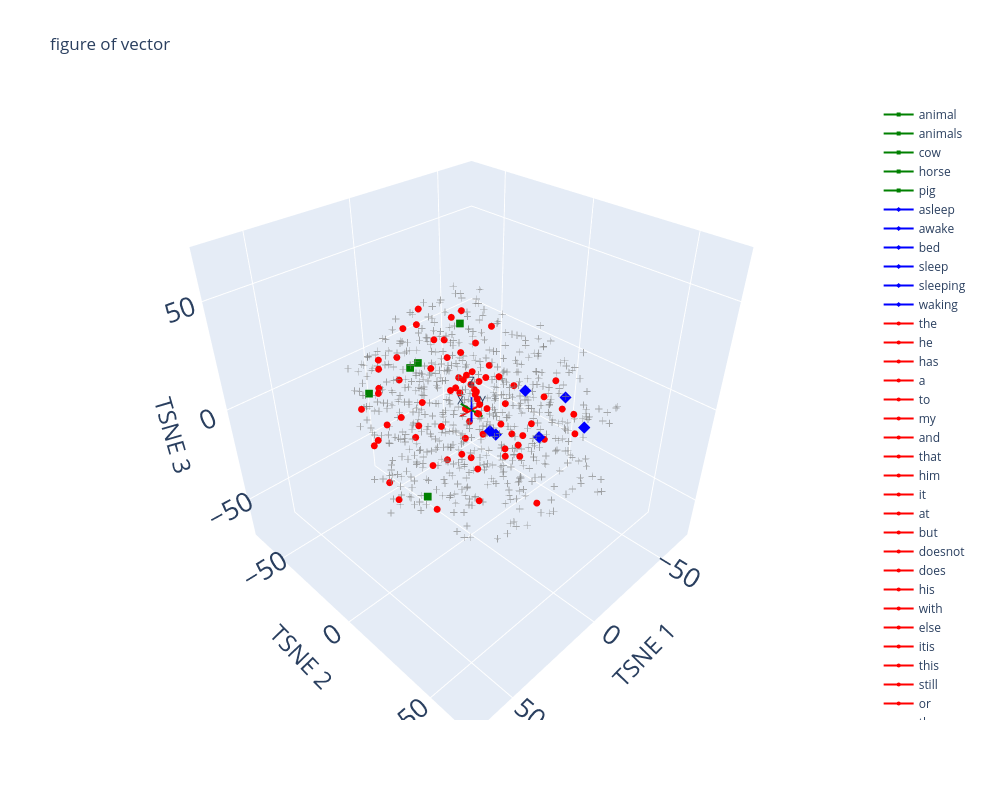
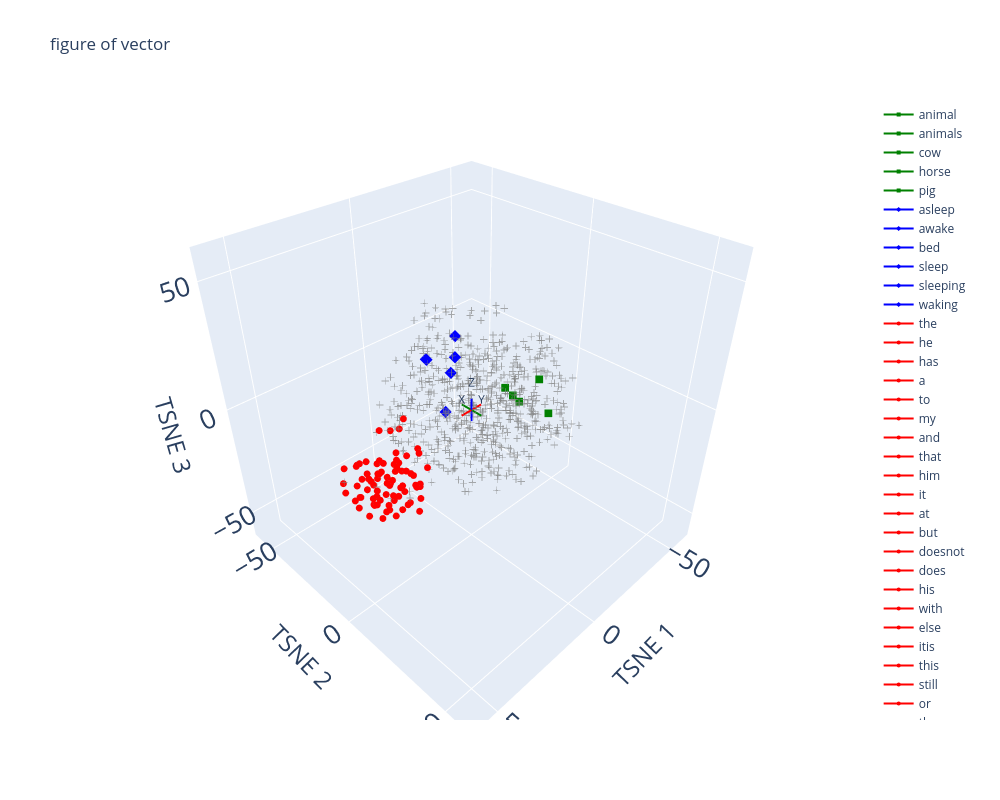

The code cell stored with these charts, in order, in its notebook:
### Code cell
born1 = None
born2 = None


fig = components_to_fig_3D(
    components=emb_pca1,
    encoder=encoder1,
    highlight_words=cluster1 + cluster2 + word_0_intonation_by_corpus[name_corpus],
    nb_neighbors=1, base_color=base_colors, default_point_opacity=0.65, default_point_color="gray",
    legend_axis_X="TSNE 1",
    legend_axis_Y="TSNE 2",
    legend_axis_Z="TSNE 3",
    text_point = ["e"],
    _min=born1, _max = born1,
    text_size=24,
    ticksize=18
)

fig.show()

fig = components_to_fig_3D(
    components=emb_pca2,
    encoder=encoder2,
    highlight_words=cluster1 + cluster2 + word_0_intonation_by_corpus[name_corpus],
    nb_neighbors=1, base_color=base_colors, default_point_opacity=0.65, default_point_color="gray",
    legend_axis_X="TSNE 1",
    legend_axis_Y="TSNE 2",
    legend_axis_Z="TSNE 3",
    text_point = ["aa"],
    _min=born2, _max = born2,
    text_size=24, ticksize=18
)

fig.show()

### Figure 1 — Plotly figure (JSON) as saved in the notebook; plotly's stock layout.template omitted (floating-point values rounded to 4 significant figures; data arrays with more than 128 entries replaced by an {"elided": "..."} marker saying what was removed)
{"data": [{"hovertemplate": "<b>%{hovertext}</b><br><br>x=%{x}<br>y=%{y}<br>z=%{z}<extra></extra>", "hovertext": {"elided": "716 str values"}, "legendgroup": "", "marker": {"color": "gray", "opacity": 0.65, "size": 4, "symbol": "cross"}, "mode": "markers", "name": "", "scene": "scene", "showlegend": false, "type": "scatter3d", "x": {"elided": "716 float values"}, "y": {"elided": "716 float values"}, "z": {"elided": "716 float values"}}, {"marker": {"color": "green", "size": 4, "symbol": "square"}, "name": "animal", "textposition": "top center", "type": "scatter3d", "x": [32.99], "y": [-24.96], "z": [12.1]}, {"marker": {"color": "green", "size": 4, "symbol": "square"}, "name": "animals", "textposition": "top center", "type": "scatter3d", "x": [29.3], "y": [3.853], "z": [-26.87]}, {"marker": {"color": "green", "size": 4, "symbol": "square"}, "name": "cow", "textposition": "top center", "type": "scatter3d", "x": [16.85], "y": [-17.94], "z": [20.16]}, {"marker": {"color": "green", "size": 4, "symbol": "square"}, "name": "horse", "textposition": "top center", "type": "scatter3d", "x": [9.163], "y": [-22.05], "z": [17.39]}, {"marker": {"color": "green", "size": 4, "symbol": "square"}, "name": "pig", "textposition": "top center", "type": "scatter3d", "x": [-4.804], "y": [-11.4], "z": [34.49]}, {"marker": {"color": "blue", "size": 4, "symbol": "diamond"}, "name": "asleep", "textposition": "top center", "type": "scatter3d", "x": [19.93], "y": [29.36], "z": [15.28]}, {"marker": {"color": "blue", "size": 4, "symbol": "diamond"}, "name": "awake", "textposition": "top center", "type": "scatter3d", "x": [-16.24], "y": [45.5], "z": [6.341]}, {"marker": {"color": "blue", "size": 4, "symbol": "diamond"}, "name": "bed", "textposition": "top center", "type": "scatter3d", "x": [-6.251], "y": [31.55], "z": [-0.5043]}, {"marker": {"color": "blue", "size": 4, "symbol": "diamond"}, "name": "sleep", "textposition": "top center", "type": "scatter3d", "x": [-3.573], "y": [25.52], "z": [20.05]}, {"marker": {"color": "blue", "size": 4, "symbol": "diamond"}, "name": "sleeping", "textposition": "top center", "type": "scatter3d", "x": [-17.34], "y": [34.55], "z": [14.67]}, {"marker": {"color": "blue", "size": 4, "symbol": "diamond"}, "name": "waking", "textposition": "top center", "type": "scatter3d", "x": [-21.42], "y": [-5.781], "z": [-27.34]}, {"marker": {"color": "red", "size": 4, "symbol": "circle"}, "name": "the", "textposition": "top center", "type": "scatter3d", "x": [-1.036], "y": [2.397], "z": [-0.9797]}, {"marker": {"color": "red", "size": 4, "symbol": "circle"}, "name": "he", "textposition": "top center", "type": "scatter3d", "x": [-6.965], "y": [12.44], "z": [5.94]}, {"marker": {"color": "red", "size": 4, "symbol": "circle"}, "name": "has", "textposition": "top center", "type": "scatter3d", "x": [-8.646], "y": [-5.729], "z": [2.331]}, {"marker": {"color": "red", "size": 4, "symbol": "circle"}, "name": "a", "textposition": "top center", "type": "scatter3d", "x": [-3.788], "y": [-10.83], "z": [1.643]}, {"marker": {"color": "red", "size": 4, "symbol": "circle"}, "name": "to", "textposition": "top center", "type": "scatter3d", "x": [4.238], "y": [7.376], "z": [11.19]}, {"marker": {"color": "red", "size": 4, "symbol": "circle"}, "name": "my", "textposition": "top center", "type": "scatter3d", "x": [-20.5], "y": [-26.68], "z": [28.69]}, {"marker": {"color": "red", "size": 4, "symbol": "circle"}, "name": "and", "textposition": "top center", "type": "scatter3d", "x": [-1.601], "y": [-5.274], "z": [-2.678]}, {"marker": {"color": "red", "size": 4, "symbol": "circle"}, "name": "that", "textposition": "top center", "type": "scatter3d", "x": [-4.392], "y": [-2.688], "z": [6.825]}, {"marker": {"color": "red", "size": 4, "symbol": "circle"}, "name": "him", "textposition": "top center", "type": "scatter3d", "x": [14.1], "y": [-3.332], "z": [-2.802]}, {"marker": {"color": "red", "size": 4, "symbol": "circle"}, "name": "it", "textposition": "top center", "type": "scatter3d", "x": [-11.38], "y": [-11.76], "z": [1.969]}, {"marker": {"color": "red", "size": 4, "symbol": "circle"}, "name": "at", "textposition": "top center", "type": "scatter3d", "x": [-6.011], "y": [-12.4], "z": [19.97]}, {"marker": {"color": "red", "size": 4, "symbol": "circle"}, "name": "but", "textposition": "top center", "type": "scatter3d", "x": [1.537], "y": [-5.906], "z": [14.02]}, {"marker": {"color": "red", "size": 4, "symbol": "circle"}, "name": "doesnot", "textposition": "top center", "type": "scatter3d", "x": [8.385], "y": [35.44], "z": [10.24]}, {"marker": {"color": "red", "size": 4, "symbol": "circle"}, "name": "does", "textposition": "top center", "type": "scatter3d", "x": [11.03], "y": [-19.69], "z": [36.85]}, {"marker": {"color": "red", "size": 4, "symbol": "circle"}, "name": "his", "textposition": "top center", "type": "scatter3d", "x": [-8.019], "y": [15.67], "z": [-8.314]}, {"marker": {"color": "red", "size": 4, "symbol": "circle"}, "name": "with", "textposition": "top center", "type": "scatter3d", "x": [-5.196], "y": [11.92], "z": [-3.725]}, {"marker": {"color": "red", "size": 4, "symbol": "circle"}, "name": "else", "textposition": "top center", "type": "scatter3d", "x": [4.088], "y": [8.118], "z": [4.228]}, {"marker": {"color": "red", "size": 4, "symbol": "circle"}, "name": "itis", "textposition": "top center", "type": "scatter3d", "x": [-6.407], "y": [-11.37], "z": [6.842]}, {"marker": {"color": "red", "size": 4, "symbol": "circle"}, "name": "this", "textposition": "top center", "type": "scatter3d", "x": [-15.76], "y": [-28.05], "z": [26.74]}, {"marker": {"color": "red", "size": 4, "symbol": "circle"}, "name": "still", "textposition": "top center", "type": "scatter3d", "x": [-11.26], "y": [-2.817], "z": [9.659]}, {"marker": {"color": "red", "size": 4, "symbol": "circle"}, "name": "or", "textposition": "top center", "type": "scatter3d", "x": [22.57], "y": [39.44], "z": [14.08]}, {"marker": {"color": "red", "size": 4, "symbol": "circle"}, "name": "they", "textposition": "top center", "type": "scatter3d", "x": [30.04], "y": [8.723], "z": [-7.157]}, {"marker": {"color": "red", "size": 4, "symbol": "circle"}, "name": "how", "textposition": "top center", "type": "scatter3d", "x": [2.592], "y": [-21.64], "z": [11.92]}, {"marker": {"color": "red", "size": 4, "symbol": "circle"}, "name": "your", "textposition": "top center", "type": "scatter3d", "x": [29.93], "y": [-20.32], "z": [-33.73]}, {"marker": {"color": "red", "size": 4, "symbol": "circle"}, "name": "for", "textposition": "top center", "type": "scatter3d", "x": [6.917], "y": [4.079], "z": [22.16]}, {"marker": {"color": "red", "size": 4, "symbol": "circle"}, "name": "them", "textposition": "top center", "type": "scatter3d", "x": [16.25], "y": [12.82], "z": [1.016]}, {"marker": {"color": "red", "size": 4, "symbol": "circle"}, "name": "our", "textposition": "top center", "type": "scatter3d", "x": [-7.461], "y": [-22.28], "z": [12.69]}, {"marker": {"color": "red", "size": 4, "symbol": "circle"}, "name": "do", "textposition": "top center", "type": "scatter3d", "x": [30.45], "y": [-21.63], "z": [14.96]}, {"marker": {"color": "red", "size": 4, "symbol": "circle"}, "name": "i", "textposition": "top center", "type": "scatter3d", "x": [21.03], "y": [-20.24], "z": [15.24]}, {"marker": {"color": "red", "size": 4, "symbol": "circle"}, "name": "was", "textposition": "top center", "type": "scatter3d", "x": [3.916], "y": [18.5], "z": [26.64]}, {"marker": {"color": "red", "size": 4, "symbol": "circle"}, "name": "themselves", "textposition": "top center", "type": "scatter3d", "x": [21.88], "y": [26.11], "z": [-19.67]}, {"marker": {"color": "red", "size": 4, "symbol": "circle"}, "name": "from", "textposition": "top center", "type": "scatter3d", "x": [-22.55], "y": [3.031], "z": [3.062]}, {"marker": {"color": "red", "size": 4, "symbol": "circle"}, "name": "their", "textposition": "top center", "type": "scatter3d", "x": [32.15], "y": [35.26], "z": [7.948]}, {"marker": {"color": "red", "size": 4, "symbol": "circle"}, "name": "through", "textposition": "top center", "type": "scatter3d", "x": [23.46], "y": [-8.849], "z": [-6.38]}, {"marker": {"color": "red", "size": 4, "symbol": "circle"}, "name": "of", "textposition": "top center", "type": "scatter3d", "x": [14.93], "y": [9.344], "z": [-9.685]}, {"marker": {"color": "red", "size": 4, "symbol": "circle"}, "name": "just", "textposition": "top center", "type": "scatter3d", "x": [6.513], "y": [-2.552], "z": [12.9]}, {"marker": {"color": "red", "size": 4, "symbol": "circle"}, "name": "too", "textposition": "top center", "type": "scatter3d", "x": [7.823], "y": [9.843], "z": [16.22]}, {"marker": {"color": "red", "size": 4, "symbol": "circle"}, "name": "really", "textposition": "top center", "type": "scatter3d", "x": [-10.43], "y": [23.82], "z": [-0.0667]}, {"marker": {"color": "red", "size": 4, "symbol": "circle"}, "name": "as", "textposition": "top center", "type": "scatter3d", "x": [-3.813], "y": [-4.055], "z": [-29.82]}, {"marker": {"color": "red", "size": 4, "symbol": "circle"}, "name": "by", "textposition": "top center", "type": "scatter3d", "x": [-3.501], "y": [3.381], "z": [-12.59]}, {"marker": {"color": "red", "size": 4, "symbol": "circle"}, "name": "into", "textposition": "top center", "type": "scatter3d", "x": [-10.35], "y": [31.07], "z": [-4.046]}, {"marker": {"color": "red", "size": 4, "symbol": "circle"}, "name": "even", "textposition": "top center", "type": "scatter3d", "x": [-19.49], "y": [31.86], "z": [6.688]}, {"marker": {"color": "red", "size": 4, "symbol": "circle"}, "name": "already", "textposition": "top center", "type": "scatter3d", "x": [-25.85], "y": [34.67], "z": [-7.636]}, {"marker": {"color": "red", "size": 4, "symbol": "circle"}, "name": "she", "textposition": "top center", "type": "scatter3d", "x": [1.987], "y": [27.94], "z": [-1.907]}, {"marker": {"color": "red", "size": 4, "symbol": "circle"}, "name": "her", "textposition": "top center", "type": "scatter3d", "x": [11.35], "y": [36.96], "z": [2.871]}, {"marker": {"color": "red", "size": 4, "symbol": "circle"}, "name": "not", "textposition": "top center", "type": "scatter3d", "x": [13.57], "y": [1.945], "z": [17.11]}, {"marker": {"color": "red", "size": 4, "symbol": "circle"}, "name": "must", "textposition": "top center", "type": "scatter3d", "x": [3.137], "y": [40.07], "z": [-24.0]}, {"marker": {"color": "red", "size": 4, "symbol": "circle"}, "name": "be", "textposition": "top center", "type": "scatter3d", "x": [6.442], "y": [14.93], "z": [11.4]}, {"marker": {"color": "red", "size": 4, "symbol": "circle"}, "name": "thatis", "textposition": "top center", "type": "scatter3d", "x": [28.64], "y": [8.682], "z": [-31.21]}, {"marker": {"color": "red", "size": 4, "symbol": "circle"}, "name": "those", "textposition": "top center", "type": "scatter3d", "x": [16.19], "y": [34.0], "z": [3.994]}, {"marker": {"color": "red", "size": 4, "symbol": "circle"}, "name": "we", "textposition": "top center", "type": "scatter3d", "x": [45.65], "y": [2.038], "z": [17.2]}, {"marker": {"color": "red", "size": 4, "symbol": "circle"}, "name": "others", "textposition": "top center", "type": "scatter3d", "x": [6.117], "y": [-8.852], "z": [-28.07]}, {"marker": {"color": "red", "size": 4, "symbol": "circle"}, "name": "did", "textposition": "top center", "type": "scatter3d", "x": [27.48], "y": [-26.18], "z": [8.952]}, {"marker": {"color": "red", "size": 4, "symbol": "circle"}, "name": "because", "textposition": "top center", "type": "scatter3d", "x": [-27.37], "y": [15.97], "z": [1.159]}, {"marker": {"color": "red", "size": 4, "symbol": "circle"}, "name": "us", "textposition": "top center", "type": "scatter3d", "x": [-9.428], "y": [44.86], "z": [15.77]}, {"marker": {"color": "red", "size": 4, "symbol": "circle"}, "name": "an", "textposition": "top center", "type": "scatter3d", "x": [12.87], "y": [17.17], "z": [17.6]}, {"marker": {"color": "red", "size": 4, "symbol": "circle"}, "name": "would", "textposition": "top center", "type": "scatter3d", "x": [52.03], "y": [4.477], "z": [14.89]}, {"marker": {"color": "red", "size": 4, "symbol": "circle"}, "name": "were", "textposition": "top center", "type": "scatter3d", "x": [9.487], "y": [-30.13], "z": [30.36]}, {"marker": {"color": "red", "size": 4, "symbol": "circle"}, "name": "giving", "textposition": "top center", "type": "scatter3d", "x": [-30.58], "y": [-19.25], "z": [-0.07156]}, {"marker": {"color": "red", "size": 4, "symbol": "circle"}, "name": "shall", "textposition": "top center", "type": "scatter3d", "x": [40.24], "y": [3.742], "z": [18.7]}, {"marker": {"color": "red", "size": 4, "symbol": "circle"}, "name": "compared", "textposition": "top center", "type": "scatter3d", "x": [-11.61], "y": [-28.39], "z": [17.19]}, {"marker": {"color": "red", "size": 4, "symbol": "circle"}, "name": "its", "textposition": "top center", "type": "scatter3d", "x": [-17.58], "y": [-12.99], "z": [0.074]}, {"marker": {"color": "red", "size": 4, "symbol": "circle"}, "name": "while", "textposition": "top center", "type": "scatter3d", "x": [-2.371], "y": [-0.1668], "z": [31.03]}, {"marker": {"color": "red", "size": 4, "symbol": "circle"}, "name": "if", "textposition": "top center", "type": "scatter3d", "x": [34.85], "y": [7.042], "z": [13.79]}, {"marker": {"color": "red", "size": 4, "symbol": "circle"}, "name": "will", "textposition": "top center", "type": "scatter3d", "x": [34.01], "y": [8.692], "z": [24.72]}, {"marker": {"color": "red", "size": 4, "symbol": "circle"}, "name": "along", "textposition": "top center", "type": "scatter3d", "x": [-4.892], "y": [-27.51], "z": [20.35]}, {"marker": {"color": "red", "size": 4, "symbol": "circle"}, "name": "some", "textposition": "top center", "type": "scatter3d", "x": [3.019], "y": [-57.15], "z": [0.8493]}, {"marker": {"color": "red", "size": 4, "symbol": "circle"}, "name": "kind", "textposition": "top center", "type": "scatter3d", "x": [-0.8158], "y": [-48.32], "z": [4.414]}, {"marker": {"color": "red", "size": 4, "symbol": "circle"}, "name": "youre", "textposition": "top center", "type": "scatter3d", "x": [-3.157], "y": [-34.76], "z": [32.89]}, {"marker": {"color": "red", "size": 4, "symbol": "circle"}, "name": "pieces", "textposition": "top center", "type": "scatter3d", "x": [11.35], "y": [-46.34], "z": [4.474]}, {"marker": {"color": "red", "size": 4, "symbol": "circle"}, "name": "keep", "textposition": "top center", "type": "scatter3d", "x": [-2.975], "y": [7.705], "z": [41.32]}, {"marker": {"color": "red", "size": 4, "symbol": "circle"}, "name": "many", "textposition": "top center", "type": "scatter3d", "x": [46.85], "y": [7.372], "z": [-15.1]}, {"marker": {"color": "red", "size": 4, "symbol": "circle"}, "name": "gave", "textposition": "top center", "type": "scatter3d", "x": [-30.08], "y": [-29.69], "z": [-7.931]}, {"marker": {"color": "red", "size": 4, "symbol": "circle"}, "name": "then", "textposition": "top center", "type": "scatter3d", "x": [-15.88], "y": [-17.21], "z": [-22.93]}, {"marker": {"color": "red", "size": 4, "symbol": "circle"}, "name": "only", "textposition": "top center", "type": "scatter3d", "x": [34.68], "y": [-22.4], "z": [-12.0]}, {"marker": {"color": "red", "size": 4, "symbol": "circle"}, "name": "when", "textposition": "top center", "type": "scatter3d", "x": [48.04], "y": [-9.612], "z": [19.57]}, {"marker": {"color": "red", "size": 4, "symbol": "circle"}, "name": "almost", "textposition": "top center", "type": "scatter3d", "x": [-40.33], "y": [11.66], "z": [1.341]}, {"line": {"color": "red", "width": 4}, "mode": "lines", "name": "axis X", "type": "scatter3d", "x": [-6.408, 6.408], "y": [0, 0], "z": [0, 0]}, {"line": {"color": "green", "width": 4}, "mode": "lines", "name": "axis Y", "type": "scatter3d", "x": [0, 0], "y": [-6.408, 6.408], "z": [0, 0]}, {"line": {"color": "blue", "width": 4}, "mode": "lines", "name": "axis Z", "type": "scatter3d", "x": [0, 0], "y": [0, 0], "z": [-6.408, 6.408]}, {"line": {"color": "red", "width": 6}, "mode": "lines", "showlegend": false, "type": "scatter3d", "x": [6.408, 6.356], "y": [0, 0], "z": [0, 0]}, {"line": {"color": "green", "width": 6}, "mode": "lines", "showlegend": false, "type": "scatter3d", "x": [0, 0], "y": [6.408, 6.356], "z": [0, 0]}, {"line": {"color": "blue", "width": 6}, "mode": "lines", "showlegend": false, "type": "scatter3d", "x": [0, 0], "y": [0, 0], "z": [6.408, 6.356]}, {"mode": "text", "showlegend": false, "text": ["X"], "textposition": "top center", "type": "scatter3d", "x": [6.408], "y": [0], "z": [0]}, {"mode": "text", "showlegend": false, "text": ["Y"], "textposition": "top center", "type": "scatter3d", "x": [0], "y": [6.408], "z": [0]}, {"mode": "text", "showlegend": false, "text": ["Z"], "textposition": "top center", "type": "scatter3d", "x": [0], "y": [0], "z": [6.408]}], "layout": {"height": 800, "legend": {"tracegroupgap": 0}, "scene": {"aspectmode": "cube", "bgcolor": "white", "domain": {"x": [0, 1], "y": [0, 1]}, "xaxis": {"nticks": 4, "range": [-71.75, 71.75], "tickfont": {"size": 18}, "title": {"font": {"size": 24}, "text": "TSNE 1"}}, "yaxis": {"nticks": 4, "range": [-71.75, 71.75], "tickfont": {"size": 18}, "title": {"font": {"size": 24}, "text": "TSNE 2"}}, "zaxis": {"nticks": 4, "range": [-71.75, 71.75], "tickfont": {"size": 18}, "title": {"font": {"size": 24}, "text": "TSNE 3"}}}, "title": {"text": "figure of vector"}, "width": 1000}}

### Figure 2 — Plotly figure (JSON) as saved in the notebook; plotly's stock layout.template omitted (floating-point values rounded to 4 significant figures; data arrays with more than 128 entries replaced by an {"elided": "..."} marker saying what was removed)
{"data": [{"hovertemplate": "<b>%{hovertext}</b><br><br>x=%{x}<br>y=%{y}<br>z=%{z}<extra></extra>", "hovertext": {"elided": "716 str values"}, "legendgroup": "", "marker": {"color": "gray", "opacity": 0.65, "size": 4, "symbol": "cross"}, "mode": "markers", "name": "", "scene": "scene", "showlegend": false, "type": "scatter3d", "x": {"elided": "716 float values"}, "y": {"elided": "716 float values"}, "z": {"elided": "716 float values"}}, {"marker": {"color": "green", "size": 4, "symbol": "square"}, "name": "animal", "textposition": "top center", "type": "scatter3d", "x": [-31.18], "y": [4.809], "z": [1.015]}, {"marker": {"color": "green", "size": 4, "symbol": "square"}, "name": "animals", "textposition": "top center", "type": "scatter3d", "x": [-34.83], "y": [7.457], "z": [-15.17]}, {"marker": {"color": "green", "size": 4, "symbol": "square"}, "name": "cow", "textposition": "top center", "type": "scatter3d", "x": [-35.31], "y": [-11.67], "z": [-16.15]}, {"marker": {"color": "green", "size": 4, "symbol": "square"}, "name": "horse", "textposition": "top center", "type": "scatter3d", "x": [-35.23], "y": [-8.078], "z": [-17.42]}, {"marker": {"color": "green", "size": 4, "symbol": "square"}, "name": "pig", "textposition": "top center", "type": "scatter3d", "x": [-25.43], "y": [-7.104], "z": [-5.673]}, {"marker": {"color": "blue", "size": 4, "symbol": "diamond"}, "name": "asleep", "textposition": "top center", "type": "scatter3d", "x": [-4.858], "y": [-13.35], "z": [14.18]}, {"marker": {"color": "blue", "size": 4, "symbol": "diamond"}, "name": "awake", "textposition": "top center", "type": "scatter3d", "x": [-2.153], "y": [-26.28], "z": [8.869]}, {"marker": {"color": "blue", "size": 4, "symbol": "diamond"}, "name": "bed", "textposition": "top center", "type": "scatter3d", "x": [-11.58], "y": [-20.18], "z": [17.47]}, {"marker": {"color": "blue", "size": 4, "symbol": "diamond"}, "name": "sleep", "textposition": "top center", "type": "scatter3d", "x": [7.231], "y": [-15.06], "z": [17.6]}, {"marker": {"color": "blue", "size": 4, "symbol": "diamond"}, "name": "sleeping", "textposition": "top center", "type": "scatter3d", "x": [-6.769], "y": [-17.71], "z": [4.698]}, {"marker": {"color": "blue", "size": 4, "symbol": "diamond"}, "name": "waking", "textposition": "top center", "type": "scatter3d", "x": [-7.036], "y": [-21.38], "z": [-15.1]}, {"marker": {"color": "red", "size": 4, "symbol": "circle"}, "name": "the", "textposition": "top center", "type": "scatter3d", "x": [28.27], "y": [-11.28], "z": [-0.1818]}, {"marker": {"color": "red", "size": 4, "symbol": "circle"}, "name": "he", "textposition": "top center", "type": "scatter3d", "x": [28.7], "y": [-5.685], "z": [3.772]}, {"marker": {"color": "red", "size": 4, "symbol": "circle"}, "name": "has", "textposition": "top center", "type": "scatter3d", "x": [35.71], "y": [-0.7992], "z": [-4.714]}, {"marker": {"color": "red", "size": 4, "symbol": "circle"}, "name": "a", "textposition": "top center", "type": "scatter3d", "x": [29.33], "y": [-1.88], "z": [-5.278]}, {"marker": {"color": "red", "size": 4, "symbol": "circle"}, "name": "to", "textposition": "top center", "type": "scatter3d", "x": [31.36], "y": [0.2448], "z": [12.34]}, {"marker": {"color": "red", "size": 4, "symbol": "circle"}, "name": "my", "textposition": "top center", "type": "scatter3d", "x": [39.55], "y": [15.8], "z": [-12.43]}, {"marker": {"color": "red", "size": 4, "symbol": "circle"}, "name": "and", "textposition": "top center", "type": "scatter3d", "x": [31.86], "y": [-4.329], "z": [-3.956]}, {"marker": {"color": "red", "size": 4, "symbol": "circle"}, "name": "that", "textposition": "top center", "type": "scatter3d", "x": [33.97], "y": [6.897], "z": [-5.971]}, {"marker": {"color": "red", "size": 4, "symbol": "circle"}, "name": "him", "textposition": "top center", "type": "scatter3d", "x": [44.75], "y": [6.782], "z": [-14.35]}, {"marker": {"color": "red", "size": 4, "symbol": "circle"}, "name": "it", "textposition": "top center", "type": "scatter3d", "x": [28.86], "y": [3.628], "z": [0.6351]}, {"marker": {"color": "red", "size": 4, "symbol": "circle"}, "name": "at", "textposition": "top center", "type": "scatter3d", "x": [34.09], "y": [3.387], "z": [-6.099]}, {"marker": {"color": "red", "size": 4, "symbol": "circle"}, "name": "but", "textposition": "top center", "type": "scatter3d", "x": [37.39], "y": [8.614], "z": [-14.7]}, {"marker": {"color": "red", "size": 4, "symbol": "circle"}, "name": "doesnot", "textposition": "top center", "type": "scatter3d", "x": [43.08], "y": [7.449], "z": [-10.84]}, {"marker": {"color": "red", "size": 4, "symbol": "circle"}, "name": "does", "textposition": "top center", "type": "scatter3d", "x": [38.23], "y": [-6.917], "z": [-6.562]}, {"marker": {"color": "red", "size": 4, "symbol": "circle"}, "name": "his", "textposition": "top center", "type": "scatter3d", "x": [35.46], "y": [-7.849], "z": [5.499]}, {"marker": {"color": "red", "size": 4, "symbol": "circle"}, "name": "with", "textposition": "top center", "type": "scatter3d", "x": [31.38], "y": [6.994], "z": [-11.2]}, {"marker": {"color": "red", "size": 4, "symbol": "circle"}, "name": "else", "textposition": "top center", "type": "scatter3d", "x": [50.8], "y": [13.24], "z": [-6.946]}, {"marker": {"color": "red", "size": 4, "symbol": "circle"}, "name": "itis", "textposition": "top center", "type": "scatter3d", "x": [36.07], "y": [10.84], "z": [-7.338]}, {"marker": {"color": "red", "size": 4, "symbol": "circle"}, "name": "this", "textposition": "top center", "type": "scatter3d", "x": [36.03], "y": [12.55], "z": [-11.18]}, {"marker": {"color": "red", "size": 4, "symbol": "circle"}, "name": "still", "textposition": "top center", "type": "scatter3d", "x": [46.44], "y": [4.42], "z": [-10.5]}, {"marker": {"color": "red", "size": 4, "symbol": "circle"}, "name": "or", "textposition": "top center", "type": "scatter3d", "x": [46.98], "y": [9.598], "z": [-9.052]}, {"marker": {"color": "red", "size": 4, "symbol": "circle"}, "name": "they", "textposition": "top center", "type": "scatter3d", "x": [40.33], "y": [5.566], "z": [-1.224]}, {"marker": {"color": "red", "size": 4, "symbol": "circle"}, "name": "how", "textposition": "top center", "type": "scatter3d", "x": [37.67], "y": [14.42], "z": [-3.89]}, {"marker": {"color": "red", "size": 4, "symbol": "circle"}, "name": "your", "textposition": "top center", "type": "scatter3d", "x": [51.06], "y": [15.15], "z": [6.116]}, {"marker": {"color": "red", "size": 4, "symbol": "circle"}, "name": "for", "textposition": "top center", "type": "scatter3d", "x": [44.18], "y": [7.146], "z": [-3.888]}, {"marker": {"color": "red", "size": 4, "symbol": "circle"}, "name": "them", "textposition": "top center", "type": "scatter3d", "x": [41.56], "y": [4.111], "z": [-6.541]}, {"marker": {"color": "red", "size": 4, "symbol": "circle"}, "name": "our", "textposition": "top center", "type": "scatter3d", "x": [38.13], "y": [10.77], "z": [-0.3705]}, {"marker": {"color": "red", "size": 4, "symbol": "circle"}, "name": "do", "textposition": "top center", "type": "scatter3d", "x": [39.07], "y": [-0.709], "z": [-8.227]}, {"marker": {"color": "red", "size": 4, "symbol": "circle"}, "name": "i", "textposition": "top center", "type": "scatter3d", "x": [32.53], "y": [-1.021], "z": [-9.626]}, {"marker": {"color": "red", "size": 4, "symbol": "circle"}, "name": "was", "textposition": "top center", "type": "scatter3d", "x": [45.82], "y": [11.44], "z": [-13.21]}, {"marker": {"color": "red", "size": 4, "symbol": "circle"}, "name": "themselves", "textposition": "top center", "type": "scatter3d", "x": [56.04], "y": [7.295], "z": [-1.383]}, {"marker": {"color": "red", "size": 4, "symbol": "circle"}, "name": "from", "textposition": "top center", "type": "scatter3d", "x": [39.01], "y": [4.916], "z": [2.289]}, {"marker": {"color": "red", "size": 4, "symbol": "circle"}, "name": "their", "textposition": "top center", "type": "scatter3d", "x": [51.46], "y": [-0.4009], "z": [-4.278]}, {"marker": {"color": "red", "size": 4, "symbol": "circle"}, "name": "through", "textposition": "top center", "type": "scatter3d", "x": [45.84], "y": [11.02], "z": [1.618]}, {"marker": {"color": "red", "size": 4, "symbol": "circle"}, "name": "of", "textposition": "top center", "type": "scatter3d", "x": [36.62], "y": [2.952], "z": [-1.372]}, {"marker": {"color": "red", "size": 4, "symbol": "circle"}, "name": "just", "textposition": "top center", "type": "scatter3d", "x": [38.82], "y": [4.466], "z": [-13.6]}, {"marker": {"color": "red", "size": 4, "symbol": "circle"}, "name": "too", "textposition": "top center", "type": "scatter3d", "x": [53.33], "y": [12.19], "z": [-3.05]}, {"marker": {"color": "red", "size": 4, "symbol": "circle"}, "name": "really", "textposition": "top center", "type": "scatter3d", "x": [50.89], "y": [4.225], "z": [-3.354]}, {"marker": {"color": "red", "size": 4, "symbol": "circle"}, "name": "as", "textposition": "top center", "type": "scatter3d", "x": [41.52], "y": [-0.8935], "z": [0.1473]}, {"marker": {"color": "red", "size": 4, "symbol": "circle"}, "name": "by", "textposition": "top center", "type": "scatter3d", "x": [38.66], "y": [5.648], "z": [-9.176]}, {"marker": {"color": "red", "size": 4, "symbol": "circle"}, "name": "into", "textposition": "top center", "type": "scatter3d", "x": [45.27], "y": [-0.09204], "z": [-7.522]}, {"marker": {"color": "red", "size": 4, "symbol": "circle"}, "name": "even", "textposition": "top center", "type": "scatter3d", "x": [49.19], "y": [4.526], "z": [-8.013]}, {"marker": {"color": "red", "size": 4, "symbol": "circle"}, "name": "already", "textposition": "top center", "type": "scatter3d", "x": [54.9], "y": [4.525], "z": [-8.349]}, {"marker": {"color": "red", "size": 4, "symbol": "circle"}, "name": "she", "textposition": "top center", "type": "scatter3d", "x": [46.51], "y": [0.7212], "z": [-14.76]}, {"marker": {"color": "red", "size": 4, "symbol": "circle"}, "name": "her", "textposition": "top center", "type": "scatter3d", "x": [43.73], "y": [-1.028], "z": [-14.1]}, {"marker": {"color": "red", "size": 4, "symbol": "circle"}, "name": "not", "textposition": "top center", "type": "scatter3d", "x": [47.74], "y": [0.4367], "z": [-0.9366]}, {"marker": {"color": "red", "size": 4, "symbol": "circle"}, "name": "must", "textposition": "top center", "type": "scatter3d", "x": [51.39], "y": [4.626], "z": [-14.14]}, {"marker": {"color": "red", "size": 4, "symbol": "circle"}, "name": "be", "textposition": "top center", "type": "scatter3d", "x": [52.05], "y": [8.933], "z": [-6.218]}, {"marker": {"color": "red", "size": 4, "symbol": "circle"}, "name": "thatis", "textposition": "top center", "type": "scatter3d", "x": [50.59], "y": [-3.782], "z": [-13.42]}, {"marker": {"color": "red", "size": 4, "symbol": "circle"}, "name": "those", "textposition": "top center", "type": "scatter3d", "x": [40.59], "y": [-4.115], "z": [-9.96]}, {"marker": {"color": "red", "size": 4, "symbol": "circle"}, "name": "we", "textposition": "top center", "type": "scatter3d", "x": [40.35], "y": [8.87], "z": [-5.308]}, {"marker": {"color": "red", "size": 4, "symbol": "circle"}, "name": "others", "textposition": "top center", "type": "scatter3d", "x": [45.72], "y": [4.395], "z": [0.3127]}, {"marker": {"color": "red", "size": 4, "symbol": "circle"}, "name": "did", "textposition": "top center", "type": "scatter3d", "x": [49.65], "y": [10.82], "z": [7.143]}, {"marker": {"color": "red", "size": 4, "symbol": "circle"}, "name": "because", "textposition": "top center", "type": "scatter3d", "x": [43.31], "y": [0.07463], "z": [-3.767]}, {"marker": {"color": "red", "size": 4, "symbol": "circle"}, "name": "us", "textposition": "top center", "type": "scatter3d", "x": [50.37], "y": [-0.6367], "z": [-9.999]}, {"marker": {"color": "red", "size": 4, "symbol": "circle"}, "name": "an", "textposition": "top center", "type": "scatter3d", "x": [45.69], "y": [14.88], "z": [-8.303]}, {"marker": {"color": "red", "size": 4, "symbol": "circle"}, "name": "would", "textposition": "top center", "type": "scatter3d", "x": [50.66], "y": [5.263], "z": [1.568]}, {"marker": {"color": "red", "size": 4, "symbol": "circle"}, "name": "were", "textposition": "top center", "type": "scatter3d", "x": [50.43], "y": [-8.347], "z": [-2.405]}, {"marker": {"color": "red", "size": 4, "symbol": "circle"}, "name": "giving", "textposition": "top center", "type": "scatter3d", "x": [31.07], "y": [10.76], "z": [-2.053]}, {"marker": {"color": "red", "size": 4, "symbol": "circle"}, "name": "shall", "textposition": "top center", "type": "scatter3d", "x": [52.32], "y": [8.756], "z": [3.691]}, {"marker": {"color": "red", "size": 4, "symbol": "circle"}, "name": "compared", "textposition": "top center", "type": "scatter3d", "x": [45.64], "y": [17.74], "z": [-4.37]}, {"marker": {"color": "red", "size": 4, "symbol": "circle"}, "name": "its", "textposition": "top center", "type": "scatter3d", "x": [30.87], "y": [6.589], "z": [1.453]}, {"marker": {"color": "red", "size": 4, "symbol": "circle"}, "name": "while", "textposition": "top center", "type": "scatter3d", "x": [50.71], "y": [10.85], "z": [-11.44]}, {"marker": {"color": "red", "size": 4, "symbol": "circle"}, "name": "if", "textposition": "top center", "type": "scatter3d", "x": [47.8], "y": [13.47], "z": [-1.98]}, {"marker": {"color": "red", "size": 4, "symbol": "circle"}, "name": "will", "textposition": "top center", "type": "scatter3d", "x": [51.87], "y": [15.26], "z": [2.218]}, {"marker": {"color": "red", "size": 4, "symbol": "circle"}, "name": "along", "textposition": "top center", "type": "scatter3d", "x": [43.17], "y": [13.39], "z": [-3.206]}, {"marker": {"color": "red", "size": 4, "symbol": "circle"}, "name": "some", "textposition": "top center", "type": "scatter3d", "x": [45.8], "y": [-5.624], "z": [-8.046]}, {"marker": {"color": "red", "size": 4, "symbol": "circle"}, "name": "kind", "textposition": "top center", "type": "scatter3d", "x": [44.32], "y": [-8.302], "z": [-3.786]}, {"marker": {"color": "red", "size": 4, "symbol": "circle"}, "name": "youre", "textposition": "top center", "type": "scatter3d", "x": [53.37], "y": [-5.236], "z": [-5.056]}, {"marker": {"color": "red", "size": 4, "symbol": "circle"}, "name": "pieces", "textposition": "top center", "type": "scatter3d", "x": [46.66], "y": [-6.321], "z": [-1.904]}, {"marker": {"color": "red", "size": 4, "symbol": "circle"}, "name": "keep", "textposition": "top center", "type": "scatter3d", "x": [50.04], "y": [8.307], "z": [-1.862]}, {"marker": {"color": "red", "size": 4, "symbol": "circle"}, "name": "many", "textposition": "top center", "type": "scatter3d", "x": [42.99], "y": [9.956], "z": [4.76]}, {"marker": {"color": "red", "size": 4, "symbol": "circle"}, "name": "gave", "textposition": "top center", "type": "scatter3d", "x": [40.88], "y": [16.16], "z": [-0.2255]}, {"marker": {"color": "red", "size": 4, "symbol": "circle"}, "name": "then", "textposition": "top center", "type": "scatter3d", "x": [48.11], "y": [1.115], "z": [4.697]}, {"marker": {"color": "red", "size": 4, "symbol": "circle"}, "name": "only", "textposition": "top center", "type": "scatter3d", "x": [45.51], "y": [6.569], "z": [5.668]}, {"marker": {"color": "red", "size": 4, "symbol": "circle"}, "name": "when", "textposition": "top center", "type": "scatter3d", "x": [52.67], "y": [2.181], "z": [6.078]}, {"marker": {"color": "red", "size": 4, "symbol": "circle"}, "name": "almost", "textposition": "top center", "type": "scatter3d", "x": [55.93], "y": [-0.5836], "z": [-4.586]}, {"line": {"color": "red", "width": 4}, "mode": "lines", "name": "axis X", "type": "scatter3d", "x": [-4.928, 4.928], "y": [0, 0], "z": [0, 0]}, {"line": {"color": "green", "width": 4}, "mode": "lines", "name": "axis Y", "type": "scatter3d", "x": [0, 0], "y": [-4.928, 4.928], "z": [0, 0]}, {"line": {"color": "blue", "width": 4}, "mode": "lines", "name": "axis Z", "type": "scatter3d", "x": [0, 0], "y": [0, 0], "z": [-4.928, 4.928]}, {"line": {"color": "red", "width": 6}, "mode": "lines", "showlegend": false, "type": "scatter3d", "x": [4.928, 4.889], "y": [0, 0], "z": [0, 0]}, {"line": {"color": "green", "width": 6}, "mode": "lines", "showlegend": false, "type": "scatter3d", "x": [0, 0], "y": [4.928, 4.889], "z": [0, 0]}, {"line": {"color": "blue", "width": 6}, "mode": "lines", "showlegend": false, "type": "scatter3d", "x": [0, 0], "y": [0, 0], "z": [4.928, 4.889]}, {"mode": "text", "showlegend": false, "text": ["X"], "textposition": "top center", "type": "scatter3d", "x": [4.928], "y": [0], "z": [0]}, {"mode": "text", "showlegend": false, "text": ["Y"], "textposition": "top center", "type": "scatter3d", "x": [0], "y": [4.928], "z": [0]}, {"mode": "text", "showlegend": false, "text": ["Z"], "textposition": "top center", "type": "scatter3d", "x": [0], "y": [0], "z": [4.928]}], "layout": {"height": 800, "legend": {"tracegroupgap": 0}, "scene": {"aspectmode": "cube", "bgcolor": "white", "domain": {"x": [0, 1], "y": [0, 1]}, "xaxis": {"nticks": 4, "range": [-61.64, 61.64], "tickfont": {"size": 18}, "title": {"font": {"size": 24}, "text": "TSNE 1"}}, "yaxis": {"nticks": 4, "range": [-61.64, 61.64], "tickfont": {"size": 18}, "title": {"font": {"size": 24}, "text": "TSNE 2"}}, "zaxis": {"nticks": 4, "range": [-61.64, 61.64], "tickfont": {"size": 18}, "title": {"font": {"size": 24}, "text": "TSNE 3"}}}, "title": {"text": "figure of vector"}, "width": 1000}}
